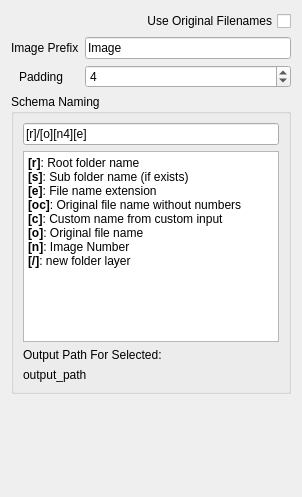
      <widget class="QWidget" name="imageNamingTab">
       <attribute name="label">
        <string>Image Naming</string>
       </attribute>
       <layout class="QFormLayout" name="formLayout_4">
        <item row="0" column="0" colspan="2">
         <widget class="QCheckBox" name="useOriginalFilenamesCheckBox">
          <property name="layoutDirection">
           <enum>Qt::RightToLeft</enum>
          </property>
          <property name="text">
           <string>Use Original Filenames</string>
          </property>
         </widget>
        </item>
        <item row="1" column="0">
         <widget class="QLabel" name="label_5">
          <property name="text">
           <string>Image Prefix</string>
          </property>
         </widget>
        </item>
        <item row="1" column="1">
         <widget class="QLineEdit" name="newImageNameLineEdit">
          <property name="toolTip">
           <string>New Image Name, will be followed by _0001, numbers are based on padding length</string>
          </property>
          <property name="text">
           <string>Image</string>
          </property>
         </widget>
        </item>
        <item row="2" column="0">
         <widget class="QLabel" name="label_7">
          <property name="text">
           <string>Padding</string>
          </property>
          <property name="indent">
           <number>8</number>
          </property>
         </widget>
        </item>
        <item row="2" column="1">
         <widget class="QSpinBox" name="imagePaddingSpinBox">
          <property name="toolTip">
           <string>Indicates how  many digits the image number will be</string>
          </property>
          <property name="whatsThis">
           <string/>
          </property>
          <property name="maximum">
           <number>6</number>
          </property>
          <property name="value">
           <number>4</number>
          </property>
         </widget>
        </item>
        <item row="3" column="0" colspan="2">
         <widget class="QGroupBox" name="groupBox_4">
          <property name="maximumSize">
           <size>
            <width>16777215</width>
            <height>300</height>
           </size>
          </property>
          <property name="title">
           <string>Schema Naming</string>
          </property>
          <layout class="QVBoxLayout" name="verticalLayout_8">
           <item>
            <widget class="QLineEdit" name="schemaNameLineEdit">
             <property name="text">
              <string>[r]/[o][n4][e]</string>
             </property>
            </widget>
           </item>
           <item>
            <widget class="QTextEdit" name="schemaInfoQTextEdit">
             <property name="maximumSize">
              <size>
               <width>16777215</width>
               <height>200</height>
              </size>
             </property>
             <property name="readOnly">
              <bool>true</bool>
             </property>
             <property name="html">
              <string>&lt;!DOCTYPE HTML PUBLIC &quot;-//W3C//DTD HTML 4.0//EN&quot; &quot;http://www.w3.org/TR/REC-html40/strict.dtd&quot;&gt;
&lt;html&gt;&lt;head&gt;&lt;meta name=&quot;qrichtext&quot; content=&quot;1&quot; /&gt;&lt;meta charset=&quot;utf-8&quot; /&gt;&lt;style type=&quot;text/css&quot;&gt;
p, li { white-space: pre-wrap; }
hr { height: 1px; border-width: 0; }
li.unchecked::marker { content: &quot;\2610&quot;; }
li.checked::marker { content: &quot;\2612&quot;; }
&lt;/style&gt;&lt;/head&gt;&lt;body style=&quot; font-family:'Segoe UI'; font-size:9pt; font-weight:400; font-style:normal;&quot;&gt;
&lt;p style=&quot; margin-top:0px; margin-bottom:0px; margin-left:0px; margin-right:0px; -qt-block-indent:0; text-indent:0px;&quot;&gt;&lt;span style=&quot; font-weight:700;&quot;&gt;[r]&lt;/span&gt;: Root folder name&lt;/p&gt;
&lt;p style=&quot; margin-top:0px; margin-bottom:0px; margin-left:0px; margin-right:0px; -qt-block-indent:0; text-indent:0px;&quot;&gt;&lt;span style=&quot; font-weight:700;&quot;&gt;[s]&lt;/span&gt;: Sub folder name (if exists)&lt;/p&gt;
&lt;p style=&quot; margin-top:0px; margin-bottom:0px; margin-left:0px; margin-right:0px; -qt-block-indent:0; text-indent:0px;&quot;&gt;&lt;span style=&quot; font-weight:700;&quot;&gt;[e]&lt;/span&gt;: File name extension&lt;/p&gt;
&lt;p style=&quot; margin-top:0px; margin-bottom:0px; margin-left:0px; margin-right:0px; -qt-block-indent:0; text-indent:0px;&quot;&gt;&lt;span style=&quot; font-weight:700;&quot;&gt;[oc]&lt;/span&gt;: Original file name without numbers&lt;/p&gt;
&lt;p style=&quot; margin-top:0px; margin-bottom:0px; margin-left:0px; margin-right:0px; -qt-block-indent:0; text-indent:0px;&quot;&gt;&lt;span style=&quot; font-weight:700;&quot;&gt;[c]&lt;/span&gt;: Custom name from custom input&lt;/p&gt;
&lt;p style=&quot; margin-top:0px; margin-bottom:0px; margin-left:0px; margin-right:0px; -qt-block-indent:0; text-indent:0px;&quot;&gt;&lt;span style=&quot; font-weight:700;&quot;&gt;[o]&lt;/span&gt;: Original file name&lt;/p&gt;
&lt;p style=&quot; margin-top:0px; margin-bottom:0px; margin-left:0px; margin-right:0px; -qt-block-indent:0; text-indent:0px;&quot;&gt;&lt;span style=&quot; font-weight:700;&quot;&gt;[n]&lt;/span&gt;: Image Number&lt;/p&gt;
&lt;p style=&quot; margin-top:0px; margin-bottom:0px; margin-left:0px; margin-right:0px; -qt-block-indent:0; text-indent:0px;&quot;&gt;&lt;span style=&quot; font-weight:700;&quot;&gt;[/]&lt;/span&gt;: new folder layer&lt;/p&gt;&lt;/body&gt;&lt;/html&gt;</string>
             </property>
            </widget>
           </item>
           <item>
            <widget class="QLabel" name="label_21">
             <property name="text">
              <string>Output Path For Selected:</string>
             </property>
            </widget>
           </item>
           <item>
            <widget class="QLabel" name="schemaOutputPathForSelectedLabel">
             <property name="text">
              <string>output_path</string>
             </property>
            </widget>
           </item>
          </layout>
         </widget>
        </item>
        <item row="4" column="0" colspan="2">
         <spacer name="verticalSpacer_5">
          <property name="orientation">
           <enum>Qt::Vertical</enum>
          </property>
          <property name="sizeHint" stdset="0">
           <size>
            <width>20</width>
            <height>40</height>
           </size>
          </property>
         </spacer>
        </item>
        <item row="5" column="0" colspan="2">
         <spacer name="verticalSpacer_6">
          <property name="orientation">
           <enum>Qt::Vertical</enum>
          </property>
          <property name="sizeHint" stdset="0">
           <size>
            <width>20</width>
            <height>40</height>
           </size>
          </property>
         </spacer>
        </item>
       </layout>
      </widget>
